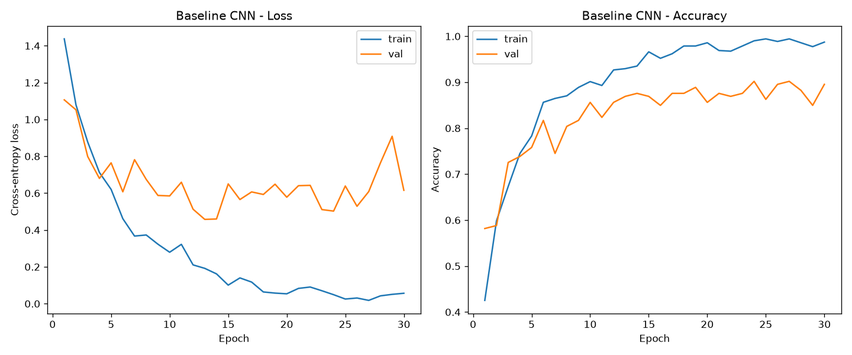
#> input picture assets/featured/baseline_curves.png, 852 x 355 px, shrunk from 1440 x 600 before the run
$ python -i color_spaces.py   (imports and definitions only)
#> lines starting #> are read from the running program, lines starting #| are printed output that depends on the picture
#> further down, picture is the input picture: shape (355, 852, 3); mean B, G, R 249.2, 249.6, 250
"""
Author: Andrew Lisenby, B.S. Wichita State University.
Date: 20260613

REFS:

[1] CS898BA-HWOne
Cody Farlow, M.S. Wichita State University.
https://github.com/codyfarlow1/CS898BA-HWOne

[2] opencv-gettingstarted
Hannah Dee, PhD. Aberystwyth University.
https://github.com/handee/opencv-gettingstarted

Description:
Part 2 - Steps 2-5: Color space conversions.
"""

import sys
import os
sys.path.insert(0, os.path.join(os.path.dirname(__file__), ".."))
sys.path.insert(0, os.path.dirname(__file__))

import cv2

from common.utils import print_title, pretty_print
from common.image_io import load_image, save_image
from common.metadata import update_metadata
from common import SOURCE_IMAGE
from part02 import COLORSPACE_LABELS

def convert_color_spaces(img):
    """3 Image stats and image processing.ipynb [2]"""
    # Greyscale
    grey = cv2.cvtColor(img, cv2.COLOR_BGR2GRAY)
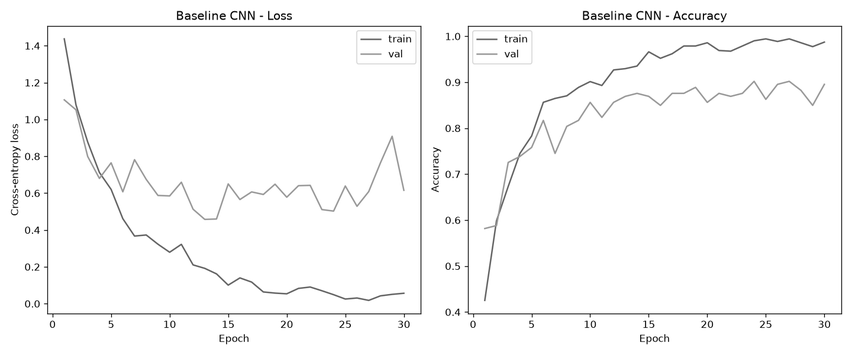
#> grey: shape (355, 852); min 0, max 255, mean 249.7

    # Binary
    _, binary = cv2.threshold(grey, 127, 255, cv2.THRESH_BINARY)
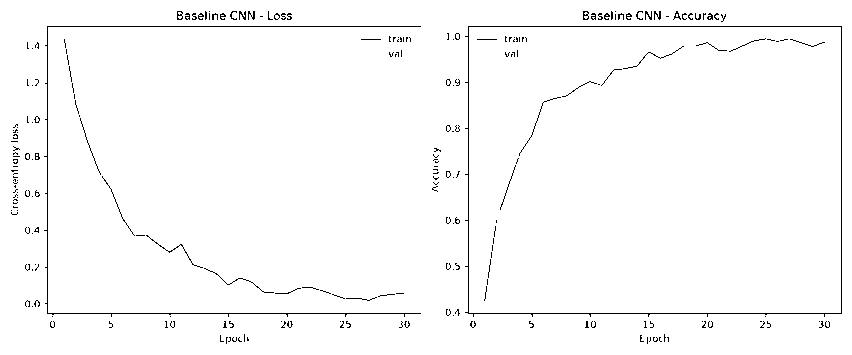
#> binary: shape (355, 852); 98.2% white; black in thin lines or dots

    # HSV
    hsv = cv2.cvtColor(img, cv2.COLOR_BGR2HSV)
#> hsv: shape (355, 852, 3); mean H, S, V 1.9, 2.6, 250.8

    # LAB
    lab = cv2.cvtColor(img, cv2.COLOR_BGR2Lab)
#> lab: shape (355, 852, 3); mean of channels 0, 1, 2 250.1, 128.2, 128.3

    # HLS
    hls = cv2.cvtColor(img, cv2.COLOR_BGR2HLS)
#> hls: shape (355, 852, 3); mean of channels 0, 1, 2 1.9, 249.6, 7.2

    # create copy of HSV, equalize histogram of V channel
    hsv_eq = hsv.copy()
    hsv_eq[:, :, 2] = cv2.equalizeHist(hsv[:, :, 2])
#> hsv_eq: shape (355, 852, 3); mean H, S, V 1.9, 2.6, 235.9

    # Instructions called for RGB conversion, but openCV uses BGR.
    normalized = cv2.cvtColor(hsv_eq, cv2.COLOR_HSV2BGR)
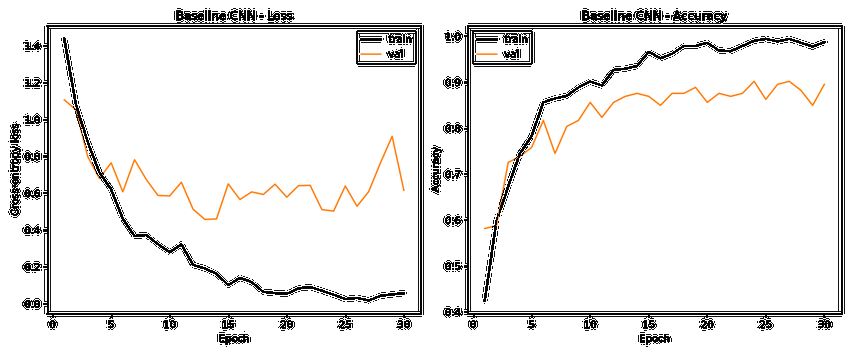
#> normalized: shape (355, 852, 3); mean B, G, R 234.5, 235.1, 235.9

    return {
        "original":   img,
        "greyscale":  grey,
        "binary":     binary,
        "hsv":        hsv,
        "lab":        lab,
        "hls":        hls,
        "normalized": normalized,
    }


def main():
    print_title("Color Space Conversions")

    img = load_image(SOURCE_IMAGE, cv2.IMREAD_COLOR)

    # Convert to all color spaces (including normalized HSV)
    images = convert_color_spaces(img)
    for colorspace in images.keys():
        pretty_print(f"{colorspace} conversion", "DONE")

    print()
    print_title("Saving Color Space Images")

    # Save the colorspace images
    pretty_print("Saving images to", "assets/part02/colorspaces/")
    print('-' * 70)
    for name, converted in images.items():
        save_image(converted, f"part02/colorspaces/{name}.png")
        pretty_print(f"Saving {name}.png", "DONE")

    # Record the trajectory so far
    update_metadata({
        name: {"steps": ["Original", COLORSPACE_LABELS[name]]}
        for name in images
    })
    pretty_print("Metadata written", "assets/part02/metadata.json")

    print('-' * 70)
    pretty_print("Total images", f"{len(images)}")
    print()


# [2 lines not run here, left out]

>>> import cv2
>>> picture = cv2.imread('../assets/featured/baseline_curves.png')
>>> result = convert_color_spaces(picture)
#> result = 7 items
